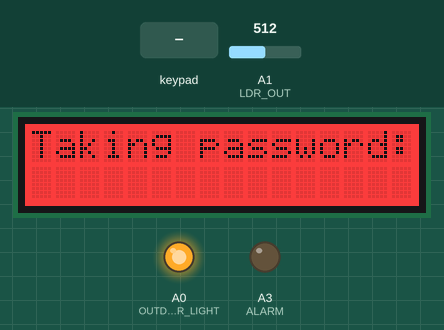
Simulated run of this sketch. Board: Arduino Uno, built with avr-gcc and run on an emulated ATmega328P. Shown: 16×2 character LCD, output pins drawn as LEDs (lit = HIGH). The test bench sets the inputs (shaded band); at power-on: A1 (LDR_OUT) = 512.

Above: at 1.2 s.
1.3 s: keypad keys 1 2 3 4 5 6 # pressed 0.4 s apart
At 1.52 s:
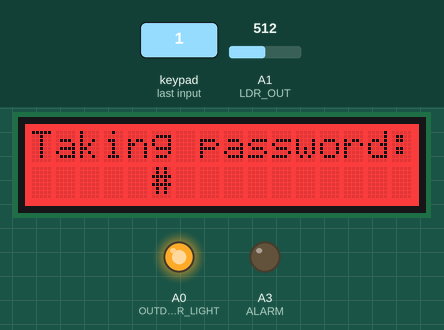
At 4.1 s:
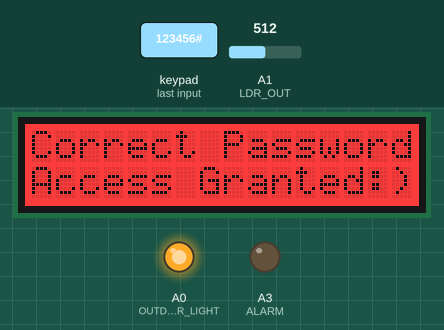
Timing chart, 0 to 5.6 s (numbered marks = the images above; inputs shaded):
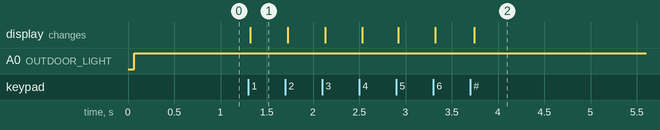

Measured:
- after the input at 1.3 s, the display: changes at once (image 1)

The sketch:

Smart_Home_UNO_SIM.ino
```cpp
// Smart Home Simulation Code for the UNO

/* Includes Section */
#include <Wire.h>
#include <ThreeWire.h>
#include <RtcDS1302.h>
#include <LiquidCrystal_I2C.h>
#include <DFRobot_LCD.h>
#include <Keypad.h>

/* Variables Section */
#define RTC_CLOCK 2
#define RTC_DATA 3
#define RTC_RESET 4
#define KP_R1 5
#define KP_R2 6
#define KP_R3 7
#define KP_R4 8
#define KP_C1 9
#define KP_C2 10
#define KP_C3 11
#define KP_C4 12
#define ALARM A3
#define DOOR A2
#define LDR_OUT A1
#define OUTDOOR_LIGHT A0

// Number of pressed keys
int entered_Num = 5;

// LDR Variable
bool LDR_Status = 0;

// Password variables
String pad;
char keyPressed;
int pass_Flag = 0;

// Date and Time variables
const long Event_Time = 30000;
unsigned long Previous_Time = 0;

// Keypad variables
const byte ROWS = 4; // Set up four rows for the Keypad
const byte COLS = 4; // Set up four coloumns for the Keypad

// LCD RGB Colors
const int colorR = 255;
const int colorG = 0;
const int colorB = 0;

// Set up the modules
DFRobot_LCD lcd(16,2);
ThreeWire myWire(RTC_DATA,RTC_CLOCK,RTC_RESET);
RtcDS1302<ThreeWire> Rtc(myWire);

char Keys[ROWS][COLS] =
{
  {'7','8','9','A'},
  {'4','5','6','B'},
  {'1','2','3','C'},
  {'*','0','#','D'}
};

// Address the pins of the Keypad
byte rowPins[ROWS] = {KP_R1,KP_R2,KP_R3,KP_R4};
byte colPins[COLS] = {KP_C1,KP_C2,KP_C3,KP_C4};

Keypad customKeypad = Keypad(makeKeymap(Keys), rowPins, colPins, ROWS, COLS);

void setup()
{
  pinMode(LDR_OUT, INPUT);
  pinMode(ALARM, OUTPUT);
  pinMode(ACCESS_GRANTED, OUTPUT);
  pinMode(OUTDOOR_LIGHT, OUTPUT);

  // Starting Serial connection
  Serial.begin(9600);

  // Starting the LCD
  lcd.init();
  lcd.setRGB(colorR, colorG, colorB);
  lcd.clear();

  // Starting the Real Time Clock
  Rtc.Begin();
  RtcDateTime currentTime = RtcDateTime(__DATE__ , __TIME__);
  Rtc.SetDateTime(currentTime);
}

void loop()
{
  // Set_Date_Time();

  String password = "123456";    // Set up the password

  read_Serial();

  OUTDOOR();
  readKeypad();
  if(keyPressed == '#')
  {
    if(pad == password)
    {
      ACCESS_GRANTED();
    }
    else
    {
      ACCESS_DENIED();
    }
  }
}

void Set_Date_Time()
{
  if(pad == 0)
  {
    RtcDateTime now = Rtc.GetDateTime();            // Get the current Date & Time

    unsigned long Current_Time = millis();

    if(Current_Time - Previous_Time >= Event_Time)  // Timer to change every one sec
    {
      lcd.setCursor(0,0);
      lcd.print("Date: ");
      lcd.print(now.Day());
      lcd.print("/");
      lcd.print(now.Month());
      lcd.print("/");
      lcd.print(now.Year());

      lcd.setCursor(0,1);
      lcd.print("Time: ");
      lcd.print(now.Hour());
      lcd.print(":");
      lcd.print(now.Minute());
      lcd.print(":");
      lcd.print(now.Second());
    }
  }
}

void OUTDOOR()
{
  LDR_Status = analogRead(LDR_OUT);

  if(LDR_Status < 15)
  {
    digitalWrite(OUTDOOR_LIGHT, HIGH);
  }
  else
  {
    digitalWrite(OUTDOOR_LIGHT, LOW);
  }
}

void readKeypad()
{
  keyPressed = customKeypad.getKey();
  if (keyPressed != '#')
  {
    String typed_Pass = String(keyPressed);
    pad += typed_Pass;
    lcd.setCursor(0, 0);
    lcd.print("Taking password:");
    if(keyPressed)
    {
      lcd.setCursor(entered_Num++, 1);
      lcd.print("#");
    }
  }
}

void ACCESS_GRANTED()
{
  digitalWrite(DOOR, HIGH);
  lcd.clear();
  lcd.setCursor(0,0);
  lcd.print("Correct Password");
  lcd.setCursor(0,1);
  lcd.print("Access Granted:)");

  pad = "";

  delay(10000);
  digitalWrite(DOOR, HIGH);
  lcd.clear();
  entered_Num = 5;
}

void ACCESS_DENIED()
{
  if(2 != pass_Flag)
  {
    lcd.clear();
    lcd.setCursor(0,0);
    lcd.print(" Incorrect Pass ");
    lcd.setCursor(0,1);
    lcd.print("Access Denied!!");

    pad = "";

    delay(5000);
    lcd.clear();
    entered_Num = 5;
    pass_Flag++;
  }
  else
  {
    lcd.clear();
    while(1)
    {
      lcd.setCursor(0,0);
      lcd.print("    ALERT!!!");
      lcd.setCursor(0,1);
      lcd.print("  Home Locked!  ");
      digitalWrite(ALARM, HIGH);
      delay(500);
      digitalWrite(ALARM, LOW);
      delay(500);
    }
    lcd.clear();
    entered_Num = 5;
  }
}

void read_Serial()
{
  if(Serial.available() > 0)
  {
    char data = Serial.read();
    ACCESS_GRANTED();
  }
}
```
